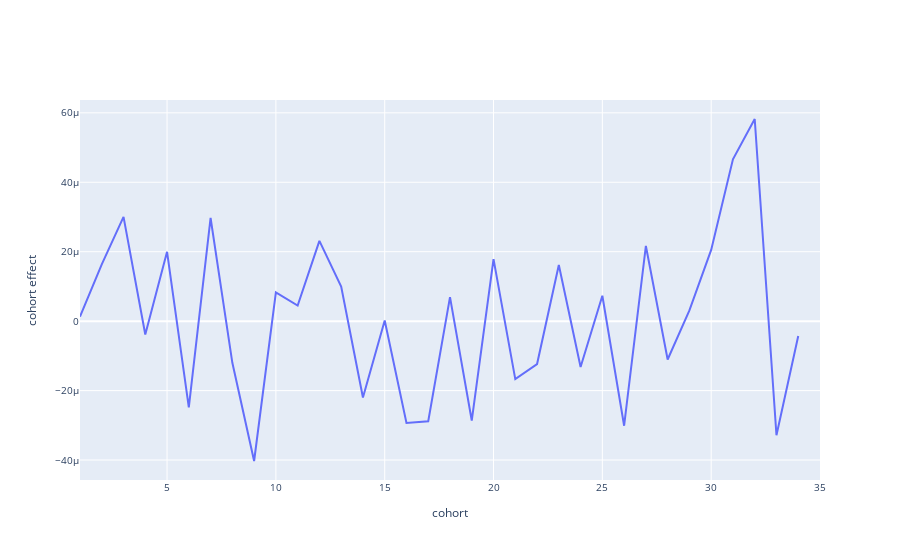

Source (notebook cell):
### Markdown cell above
## visualize the effect for cf1

### Code cell
clf_v = clf1.coef_[1:len_v]
v_range = [v.min(),v.max()]
v_layout = go.Layout(
    title=
        {
            'y':0.9,
            'x':0.45,
            'xanchor': 'center', 
            'yanchor': 'top'
        },
        xaxis=dict(
            title="cohort",
            range = v_range
        ),
        yaxis=dict(
            title="cohort effect"
        ),
        font=dict(
                size=20
        )
    )

cohort_trace0 = go.Scatter(
    x = v,
    y = clf_v,
    mode = 'lines',
    name = 'default rate'
)

cohort_fig = go.Figure({'data': [cohort_trace0],'layout': v_layout})
cohort_fig.show()
#py.plot(cohort_fig, filename='..\\..\\res\\apc_cohort.html',auto_open = False)

### Figure 1 — Plotly figure (JSON) as saved in the notebook; plotly's stock layout.template omitted (floating-point values rounded to 4 significant figures)
{"data": [{"mode": "lines", "name": "default rate", "type": "scatter", "x": [1, 2, 3, 4, 5, 6, 7, 8, 9, 10, 11, 12, 13, 14, 15, 16, 17, 18, 19, 20, 21, 22, 23, 24, 25, 26, 27, 28, 29, 30, 31, 32, 33, 34, 35], "y": [1.286e-06, 1.636e-05, 3.005e-05, -3.834e-06, 1.998e-05, -2.483e-05, 2.972e-05, -1.201e-05, -4.028e-05, 8.305e-06, 4.507e-06, 2.314e-05, 9.935e-06, -2.197e-05, 1.989e-07, -2.932e-05, -2.883e-05, 6.921e-06, -2.862e-05, 1.787e-05, -1.67e-05, -1.235e-05, 1.618e-05, -1.321e-05, 7.311e-06, -3.012e-05, 2.165e-05, -1.104e-05, 3.083e-06, 2.05e-05, 4.661e-05, 5.822e-05, -3.286e-05, -4.286e-06]}], "layout": {"font": {"size": 10}, "title": {"x": 0.45, "xanchor": "center", "y": 0.9, "yanchor": "top"}, "xaxis": {"range": [1, 35], "title": {"text": "cohort"}}, "yaxis": {"title": {"text": "cohort effect"}}}}
